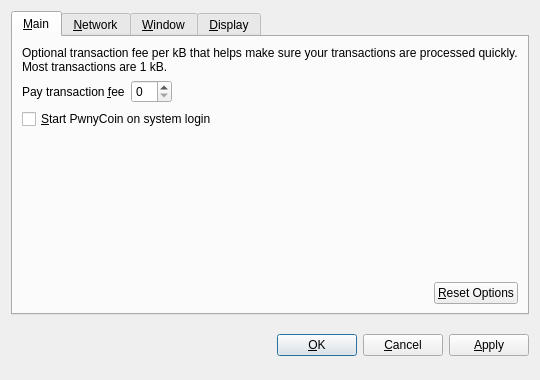
<?xml version="1.0" encoding="UTF-8"?>
<ui version="4.0">
 <class>OptionsDialog</class>
 <widget class="QDialog" name="OptionsDialog">
  <property name="geometry">
   <rect>
    <x>0</x>
    <y>0</y>
    <width>540</width>
    <height>380</height>
   </rect>
  </property>
  <property name="windowTitle">
   <string>Options</string>
  </property>
  <property name="modal">
   <bool>true</bool>
  </property>
  <layout class="QVBoxLayout" name="verticalLayout">
   <item>
    <widget class="QTabWidget" name="tabWidget">
     <property name="tabPosition">
      <enum>QTabWidget::North</enum>
     </property>
     <property name="currentIndex">
      <number>0</number>
     </property>
     <widget class="QWidget" name="tabMain">
      <attribute name="title">
       <string>&amp;Main</string>
      </attribute>
      <layout class="QVBoxLayout" name="verticalLayout_Main">
       <item>
        <widget class="QLabel" name="transactionFeeInfoLabel">
         <property name="text">
          <string>Optional transaction fee per kB that helps make sure your transactions are processed quickly. Most transactions are 1 kB.</string>
         </property>
         <property name="textFormat">
          <enum>Qt::PlainText</enum>
         </property>
         <property name="wordWrap">
          <bool>true</bool>
         </property>
        </widget>
       </item>
       <item>
        <layout class="QHBoxLayout" name="horizontalLayout_1_Main">
         <item>
          <widget class="QLabel" name="transactionFeeLabel">
           <property name="text">
            <string>Pay transaction &amp;fee</string>
           </property>
           <property name="textFormat">
            <enum>Qt::PlainText</enum>
           </property>
           <property name="buddy">
            <cstring>transactionFee</cstring>
           </property>
          </widget>
         </item>
         <item>
          <widget class="BitcoinAmountField" name="transactionFee"/>
         </item>
         <item>
          <spacer name="horizontalSpacer_1_Main">
           <property name="orientation">
            <enum>Qt::Horizontal</enum>
           </property>
           <property name="sizeHint" stdset="0">
            <size>
             <width>40</width>
             <height>20</height>
            </size>
           </property>
          </spacer>
         </item>
        </layout>
       </item>
       <item>
        <widget class="QCheckBox" name="bitcoinAtStartup">
         <property name="toolTip">
          <string>Automatically start PwnyCoin after logging in to the system.</string>
         </property>
         <property name="text">
          <string>&amp;Start PwnyCoin on system login</string>
         </property>
        </widget>
       </item>
       <item>
        <spacer name="verticalSpacer_Main">
         <property name="orientation">
          <enum>Qt::Vertical</enum>
         </property>
         <property name="sizeHint" stdset="0">
          <size>
           <width>20</width>
           <height>40</height>
          </size>
         </property>
        </spacer>
       </item>
       <item>
        <layout class="QHBoxLayout" name="horizontalLayout_2_Main">
         <item>
          <spacer name="horizontalSpacer_2_Main">
           <property name="orientation">
            <enum>Qt::Horizontal</enum>
           </property>
           <property name="sizeHint" stdset="0">
            <size>
             <width>40</width>
             <height>20</height>
            </size>
           </property>
          </spacer>
         </item>
         <item>
          <widget class="QPushButton" name="resetButton">
           <property name="toolTip">
            <string>Reset all client options to default.</string>
           </property>
           <property name="text">
            <string>&amp;Reset Options</string>
           </property>
           <property name="autoDefault">
            <bool>false</bool>
           </property>
          </widget>
         </item>
        </layout>
       </item>
      </layout>
     </widget>
     <widget class="QWidget" name="tabNetwork">
      <attribute name="title">
       <string>&amp;Network</string>
      </attribute>
      <layout class="QVBoxLayout" name="verticalLayout_Network">
       <item>
        <widget class="QCheckBox" name="mapPortUpnp">
         <property name="toolTip">
          <string>Automatically open the PwnyCoin client port on the router. This only works when your router supports UPnP and it is enabled.</string>
         </property>
         <property name="text">
          <string>Map port using &amp;UPnP</string>
         </property>
        </widget>
       </item>
       <item>
        <widget class="QCheckBox" name="connectSocks">
         <property name="toolTip">
          <string>Connect to the PwnyCoin network through a SOCKS proxy (e.g. when connecting through Tor).</string>
         </property>
         <property name="text">
          <string>&amp;Connect through SOCKS proxy:</string>
         </property>
        </widget>
       </item>
       <item>
        <layout class="QHBoxLayout" name="horizontalLayout_Network">
         <item>
          <widget class="QLabel" name="proxyIpLabel">
           <property name="text">
            <string>Proxy &amp;IP:</string>
           </property>
           <property name="textFormat">
            <enum>Qt::PlainText</enum>
           </property>
           <property name="buddy">
            <cstring>proxyIp</cstring>
           </property>
          </widget>
         </item>
         <item>
          <widget class="QValidatedLineEdit" name="proxyIp">
           <property name="maximumSize">
            <size>
             <width>140</width>
             <height>16777215</height>
            </size>
           </property>
           <property name="toolTip">
            <string>IP address of the proxy (e.g. 127.0.0.1)</string>
           </property>
          </widget>
         </item>
         <item>
          <widget class="QLabel" name="proxyPortLabel">
           <property name="text">
            <string>&amp;Port:</string>
           </property>
           <property name="textFormat">
            <enum>Qt::PlainText</enum>
           </property>
           <property name="buddy">
            <cstring>proxyPort</cstring>
           </property>
          </widget>
         </item>
         <item>
          <widget class="QLineEdit" name="proxyPort">
           <property name="maximumSize">
            <size>
             <width>55</width>
             <height>16777215</height>
            </size>
           </property>
           <property name="toolTip">
            <string>Port of the proxy (e.g. 9050)</string>
           </property>
          </widget>
         </item>
         <item>
          <widget class="QLabel" name="socksVersionLabel">
           <property name="text">
            <string>SOCKS &amp;Version:</string>
           </property>
           <property name="textFormat">
            <enum>Qt::PlainText</enum>
           </property>
           <property name="buddy">
            <cstring>socksVersion</cstring>
           </property>
          </widget>
         </item>
         <item>
          <widget class="QValueComboBox" name="socksVersion">
           <property name="toolTip">
            <string>SOCKS version of the proxy (e.g. 5)</string>
           </property>
          </widget>
         </item>
         <item>
          <spacer name="horizontalSpacer_Network">
           <property name="orientation">
            <enum>Qt::Horizontal</enum>
           </property>
           <property name="sizeHint" stdset="0">
            <size>
             <width>40</width>
             <height>20</height>
            </size>
           </property>
          </spacer>
         </item>
        </layout>
       </item>
       <item>
        <spacer name="verticalSpacer_Network">
         <property name="orientation">
          <enum>Qt::Vertical</enum>
         </property>
         <property name="sizeHint" stdset="0">
          <size>
           <width>20</width>
           <height>40</height>
          </size>
         </property>
        </spacer>
       </item>
      </layout>
     </widget>
     <widget class="QWidget" name="tabWindow">
      <attribute name="title">
       <string>&amp;Window</string>
      </attribute>
      <layout class="QVBoxLayout" name="verticalLayout_Window">
       <item>
        <widget class="QCheckBox" name="minimizeToTray">
         <property name="toolTip">
          <string>Show only a tray icon after minimizing the window.</string>
         </property>
         <property name="text">
          <string>&amp;Minimize to the tray instead of the taskbar</string>
         </property>
        </widget>
       </item>
       <item>
        <widget class="QCheckBox" name="minimizeOnClose">
         <property name="toolTip">
          <string>Minimize instead of exit the application when the window is closed. When this option is enabled, the application will be closed only after selecting Quit in the menu.</string>
         </property>
         <property name="text">
          <string>M&amp;inimize on close</string>
         </property>
        </widget>
       </item>
       <item>
        <spacer name="verticalSpacer_Window">
         <property name="orientation">
          <enum>Qt::Vertical</enum>
         </property>
         <property name="sizeHint" stdset="0">
          <size>
           <width>20</width>
           <height>40</height>
          </size>
         </property>
        </spacer>
       </item>
      </layout>
     </widget>
     <widget class="QWidget" name="tabDisplay">
      <attribute name="title">
       <string>&amp;Display</string>
      </attribute>
      <layout class="QVBoxLayout" name="verticalLayout_Display">
       <item>
        <layout class="QHBoxLayout" name="horizontalLayout_1_Display">
         <item>
          <widget class="QLabel" name="langLabel">
           <property name="text">
            <string>User Interface &amp;language:</string>
           </property>
           <property name="textFormat">
            <enum>Qt::PlainText</enum>
           </property>
           <property name="buddy">
            <cstring>lang</cstring>
           </property>
          </widget>
         </item>
         <item>
          <widget class="QValueComboBox" name="lang">
           <property name="toolTip">
            <string>The user interface language can be set here. This setting will take effect after restarting PwnyCoin.</string>
           </property>
          </widget>
         </item>
        </layout>
       </item>
       <item>
        <layout class="QHBoxLayout" name="horizontalLayout_2_Display">
         <item>
          <widget class="QLabel" name="unitLabel">
           <property name="text">
            <string>&amp;Unit to show amounts in:</string>
           </property>
           <property name="textFormat">
            <enum>Qt::PlainText</enum>
           </property>
           <property name="buddy">
            <cstring>unit</cstring>
           </property>
          </widget>
         </item>
         <item>
          <widget class="QValueComboBox" name="unit">
           <property name="toolTip">
            <string>Choose the default subdivision unit to show in the interface and when sending coins.</string>
           </property>
          </widget>
         </item>
        </layout>
       </item>
       <item>
        <widget class="QCheckBox" name="displayAddresses">
         <property name="toolTip">
          <string>Whether to show PwnyCoin addresses in the transaction list or not.</string>
         </property>
         <property name="text">
          <string>&amp;Display addresses in transaction list</string>
         </property>
        </widget>
       </item>
       <item>
        <spacer name="verticalSpacer_Display">
         <property name="orientation">
          <enum>Qt::Vertical</enum>
         </property>
         <property name="sizeHint" stdset="0">
          <size>
           <width>20</width>
           <height>40</height>
          </size>
         </property>
        </spacer>
       </item>
      </layout>
     </widget>
    </widget>
   </item>
   <item>
    <layout class="QHBoxLayout" name="horizontalLayout_Buttons">
     <item>
      <spacer name="horizontalSpacer_1">
       <property name="orientation">
        <enum>Qt::Horizontal</enum>
       </property>
       <property name="sizeHint" stdset="0">
        <size>
         <width>40</width>
         <height>48</height>
        </size>
       </property>
      </spacer>
     </item>
     <item>
      <widget class="QLabel" name="statusLabel">
       <property name="font">
        <font>
         <weight>75</weight>
         <bold>true</bold>
        </font>
       </property>
       <property name="text">
        <string/>
       </property>
       <property name="textFormat">
        <enum>Qt::PlainText</enum>
       </property>
       <property name="wordWrap">
        <bool>true</bool>
       </property>
      </widget>
     </item>
     <item>
      <spacer name="horizontalSpacer_2">
       <property name="orientation">
        <enum>Qt::Horizontal</enum>
       </property>
       <property name="sizeHint" stdset="0">
        <size>
         <width>40</width>
         <height>48</height>
        </size>
       </property>
      </spacer>
     </item>
     <item>
      <widget class="QPushButton" name="okButton">
       <property name="text">
        <string>&amp;OK</string>
       </property>
      </widget>
     </item>
     <item>
      <widget class="QPushButton" name="cancelButton">
       <property name="text">
        <string>&amp;Cancel</string>
       </property>
       <property name="autoDefault">
        <bool>false</bool>
       </property>
      </widget>
     </item>
     <item>
      <widget class="QPushButton" name="applyButton">
       <property name="text">
        <string>&amp;Apply</string>
       </property>
       <property name="autoDefault">
        <bool>false</bool>
       </property>
      </widget>
     </item>
    </layout>
   </item>
  </layout>
 </widget>
 <customwidgets>
  <customwidget>
   <class>BitcoinAmountField</class>
   <extends>QSpinBox</extends>
   <header>bitcoinamountfield.h</header>
  </customwidget>
  <customwidget>
   <class>QValueComboBox</class>
   <extends>QComboBox</extends>
   <header>qvaluecombobox.h</header>
  </customwidget>
  <customwidget>
   <class>QValidatedLineEdit</class>
   <extends>QLineEdit</extends>
   <header>qvalidatedlineedit.h</header>
  </customwidget>
 </customwidgets>
 <resources/>
 <connections/>
</ui>
